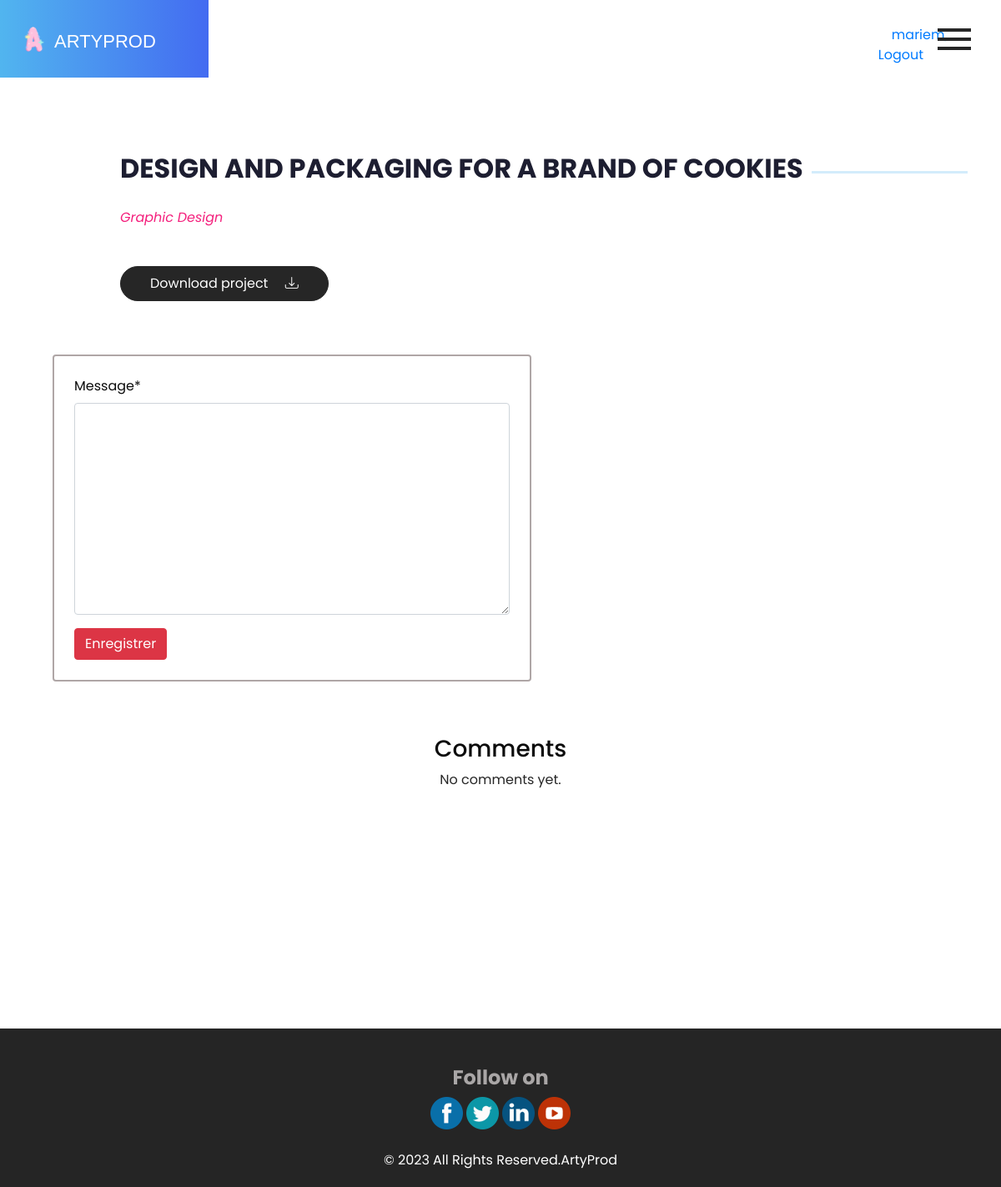
/details/1/ (signed in), run on an earlier commit of the app's database.
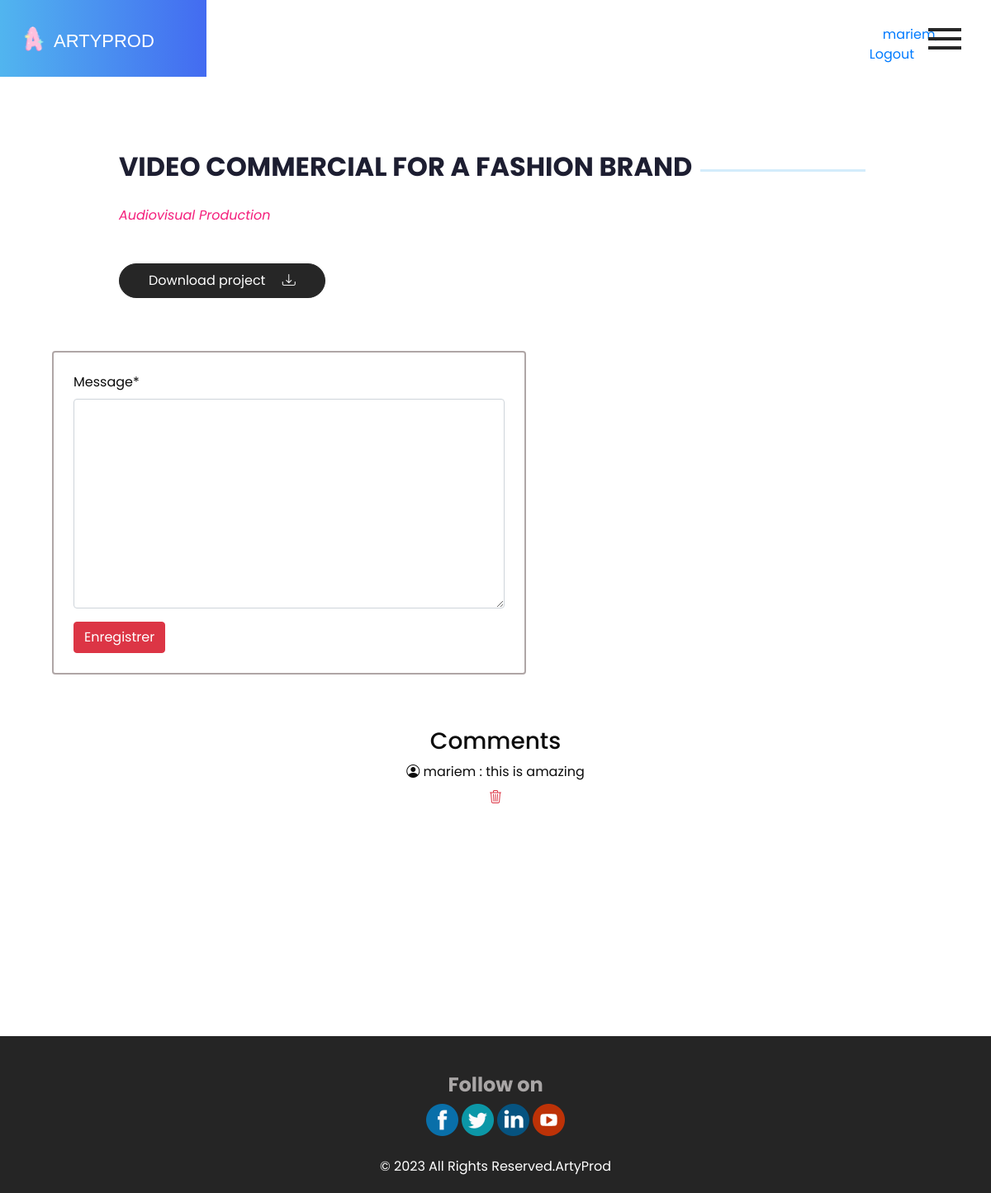
And on a later commit of the database.
### myapp/models.py (models this page shows, shortened)
class Details(models.Model):
    fichier = models.FileField(upload_to='details/')
    serviceID = models.ForeignKey(Service, on_delete=models.CASCADE)
    projetID = models.ForeignKey(Projet, on_delete=models.CASCADE)

class Projet(models.Model):
    libelle = models.CharField(max_length=100)
    description = models.TextField()
    date_debut = models.DateField()
    date_fin = models.DateField()
    acheve = models.CharField(max_length=1, choices=(('o', 'Oui'), ('n', 'Non')))
    image=models.ImageField(default='default_image.jpg',upload_to='projet/')
    userID = models.ForeignKey(User, on_delete=models.CASCADE, default='')

class Service(models.Model):
    type = models.CharField(max_length=100)
    description = models.TextField()

class Commentaire(models.Model):
    message=models.TextField()
    time=datetime.now()
    userID=models.ForeignKey(User, on_delete=models.CASCADE, default='')
    projetID=models.ForeignKey(Projet, on_delete=models.CASCADE)
    def __str__(self):
        return self.message

### myapp/views.py (the view, shortened to what this page needs)
# urls.py: path('details/<int:id>/',views.details,name="details"),
@login_required
def details(request,id):
    list = get_object_or_404(Details, projetID=id)
    form = CommentaireForm()
    commentaires=Commentaire.objects.filter(projetID=id)
    print(commentaires)
    return render(request,'myapp/projectDetails.html',{'list':list,'form':form,'commentaires':commentaires})

### myapp/forms.py
class CommentaireForm(ModelForm):
    class Meta :
        model = Commentaire
        fields = ["message"]

### myapp/templates/myapp/projectDetails.html (shortened to what this page needs)
{% load static %}
{% include 'myapp/base.html' %}
{% load crispy_forms_tags %}
<section class="about_section layout_padding">
    <div class="container">
        <div class="">
            <div class="detail-box">
                <div class="heading_container">
                    <h2 class="">
                        {{list.projetID.libelle}}
                    </h2>
                    <hr>
                </div>
                <p class="fst-italic cardtitle">{{list.serviceID.type}}</p>
                <div class="mb-5 "><a href="/media/{{list.fichier}}" download class="rounded-pill">Download
                        project <i class="bi bi-download ms-3"></i></a></div>
            </div>
        </div>
    </div>
    <div class="col-md-7">
        <div class="d-flex justify-content-center align-items-center">
            <form method='POST' class="post-form ms-5 me-5 mt-3 mb-3 p-4 rounded" style="border:#afa6a6 2px solid; ">
                {{form | crispy}}
                <button type="submit" class="btn btn-danger">Enregistrer</button>
            </form>
        </div>
    </div>
   <div class="text-center mt-5">
        <h3>Comments</h3>
        <div class="comment_list">
            {% for commentaire in commentaires %}
            <div class="comment">
                <div class="">
                    <i class="bi bi-person-circle"></i>
                    {{ commentaire.userID.username }}  : {{ commentaire.message }}
                {% if commentaire.userID == request.user %}
               <div> <form action="{% url 'delete_commentaire' commentaire.id %}" method="POST">
                    <button type="submit" class="btn"><i class="bi bi-trash3 text-danger"></i></button>
                </form>
                {% endif %}
            </div>
            </div>
            {% empty %}
            <p>No comments yet.</p>
            {% endfor %}
        </div>
    </div>
</section>
<section class="comment_section layout_padding">
</section>
{% include 'myapp/footer.html' %}
</body>
</html>

What changed in the data, as far as the page shows it:
removed Details: projetID.libelle "DESIGN AND PACKAGING FOR A BRAND OF COOKIES", serviceID.type "Graphic Design"
added Details: projetID.libelle "VIDEO COMMERCIAL FOR A FASHION BRAND", serviceID.type "Audiovisual Production"
added Commentaire: userID.username "mariem", message "this is amazing"
Also different on the page:
text no longer shown: "No comments yet."
